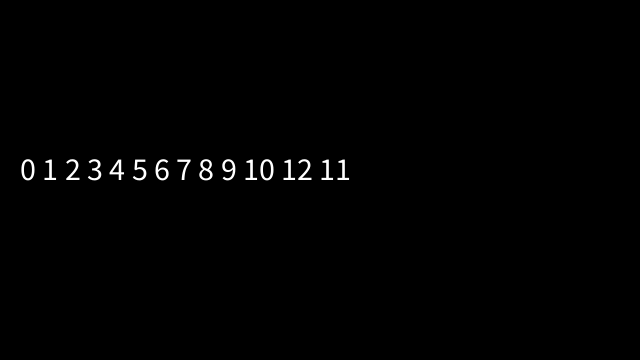
Frame 1 (no input)
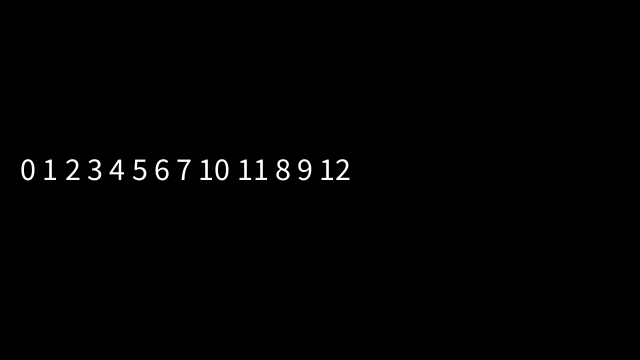
Frame 60 (the mouse pressed at the canvas centre just before this capture)
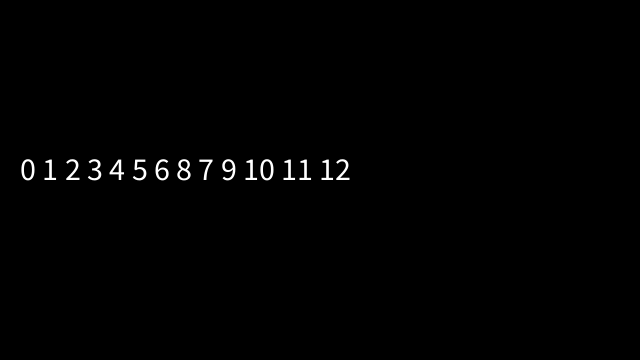
Frame 120 (the mouse held since frame 60 and released just before this capture)

The Processing sketch that drew these frames (run headless with seeded random() and noise(); from frame 60 on, the mouse is pressed at the canvas centre):

// Processing sketch: LexigraphicOrderAnimated
// ── LexigraphicOrderAnimated.pde
//Find the largest x such that P[x]<P[x+1].
//(If there is no such x, P is the last permutation.)
//Find the largest y such that P[x]<P[y].
//Swap P[x] and P[y].
//Reverse P[x+1 .. n].

// https://www.quora.com/How-would-you-explain-an-algorithm-that-generates-permutations-using-lexicographic-ordering


int[] order = new int[13];
int total;

// ArrayList<int[]> permutations = new ArrayList<int[]>();

int factorial(int n) {
  if (n == 1) {
    return 1;
  }
  return n * factorial(n-1);
} 

int count = 0;

void setup() {
  size(640, 360);
  for (int i = 0; i < order.length; i++) {
    order[i] = i;
  }
  total = factorial(order.length);

  //output(order);
  //permutations.add(order);
}

void draw() {
  background(0);
  //while (true) {
  int[] neworder = new int[order.length];
  arraycopy(order, neworder);

  int largest1 = -1;
  for (int i = 0; i < order.length-1; i++) {
    if (order[i] < order[i+1] && i > largest1) {
      largest1 = i;
    }
  }

  if (largest1 == -1) {
    //break;
    noLoop();
  }

  int largest2 = 0;
  for (int i = 0; i < order.length; i++) {
    if (order[largest1] < order[i] && i > largest2) {
      largest2 = i;
    }
  }

  swap(neworder, largest1, largest2);
  reverse(neworder, largest1+1);
  //output(neworder);
  //permutations.add(neworder);
  order = neworder;
  
  output(order);
  
  float per = float(count) / total;
  //}
}

void output(int[] a) {
  String txt = "";
  for (int i = 0; i < a.length; i++) {
    txt += a[i] + " ";
    //print(a[i]);
  }
  fill(255);
  textSize(32);
  text(txt, 20, height/2);
  println();
}

void reverse(int[] a, int start) {
  int[] chunk = new int[a.length-start];
  System.arraycopy(a, start, chunk, 0, chunk.length);
  chunk = reverse(chunk);
  System.arraycopy(chunk, 0, a, start, chunk.length);
}


void swap(int[] a, int i, int j) {
  int temp = a[i];
  a[i] = a[j];
  a[j] = temp;
}
